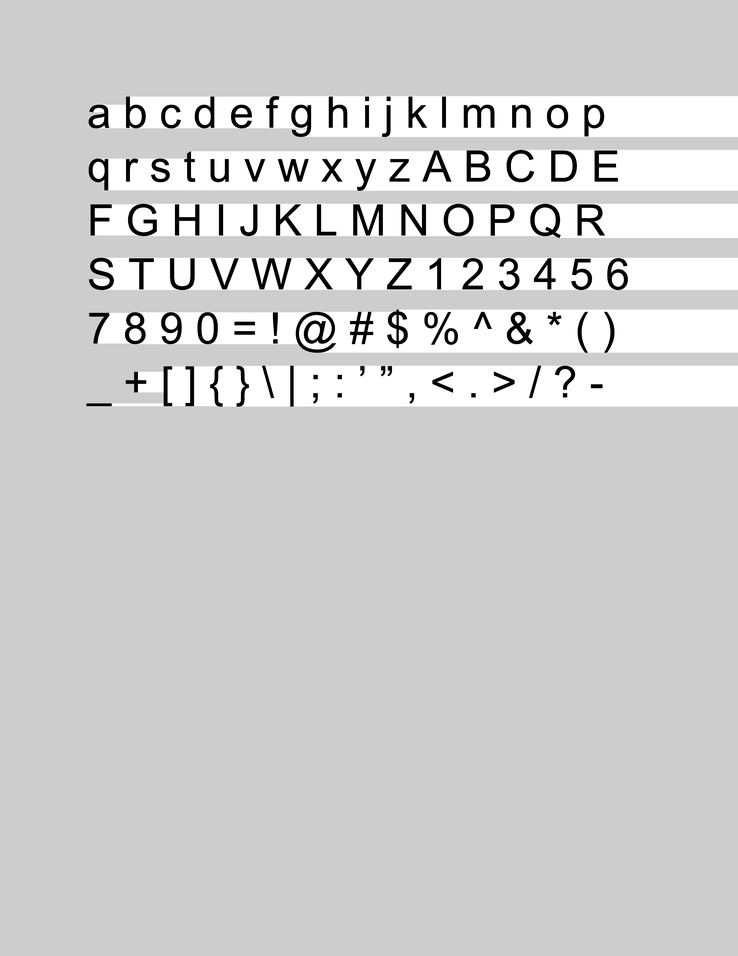
#> input picture test_rowfind.png, 738 x 956 px, shrunk from 5100 x 6600 before the run
$ python photochop.py test_rowfind.png   (older library calls are emulated)
#> lines starting #> are read from the running program, lines starting #| are printed output that depends on the picture; after the words box and inside, x2 and y2 are one past the last pixel; in counts of white or black regions, pixels touching at a corner belong together
#! /usr/bin/env python

# a tool that chops a photo into like-pixel groups
# @author: patrick kage

# this program makes some assumptions about the input file
# 1. the text is arranged in rows
# 2. the text is in a single column layout

from scipy import misc, stats, ndimage
import numpy as np
import os, uuid, time, sys, math
from multiprocessing import Pool, cpu_count
from functools import partial
from copy import deepcopy


class Photochopper:
	def __init__(self, orig_image, threshold):
		# load the image in from a file
#> called with orig_image = 'test_rowfind.png', threshold = 150
		self.original = misc.imread(orig_image, flatten=True);
#> self.original: shape (956, 738) float32; min 0, max 255, mean 207.3
		print("original shape = " + str(self.original.shape));
#| original shape = (956, 738)

		# create an array of zeroes to store which pixels we've already hit
		self.hits = np.zeros(self.original.shape);

		# create an array that'll hold the groups we've already identified
		self.groups = [];

		# set the threshold
		self.threshold = threshold;

		# process diacritics
		self.diacritics_enabled = True;

		# auto-align document
		self.auto_align = False;

		# allow diagonals
		self.diagonal_connections = False;

		# multiprocessing enabled
		self.multiprocessing_enabled = True;

		# set row despeckle size
		self.row_despeckle_size = 3;

		# set minimum group size
		self.minimum_group_size = 5;

		# enable despeckling
		self.despeckle_enabled = False;

		# enable supercontrasting
		self.supercontrasting_enabled = False;

		# min groups per row
		self.min_groups_per_row = 5;

		# enable pre-smoothing
		self.pre_smooth = False;

		# smoothing passes
		self.smoothing = 1;

		# set the threadcount
		try:
			self.threadcount = cpu_count();
		except NotImplementedError:
			self.threadcount = 8;
			print('cpu_count() is not implemented on this system.');

	def set_max_threads(self, threads):
		self.threadcount = threads;

	def set_threshold(self, val):
		self.threshold = val;

	def enable_diagonals(self, val):
		self.diacritics_enabled = val;

	def enable_diacritics(self, val):
		self.diacritics_enabled = val;

	def enable_auto_align(self, val):
		self.auto_align = val;

	def enable_multiprocessing(self, val):
		self.multiprocessing_enabled = val;

	def set_row_despeckle_size(self, val):
		self.row_despeckle_size = val;

	def set_minimum_group_size(self, val):
		self.minimum_group_size = val;

	def enable_supercontrasting(self, val):
		self.supercontrasting_enabled = val;

	def enable_despeckling(self, val):
		self.despeckle_enabled = val;

	def set_min_groups_per_row(self, val):
		self.min_groups_per_row = val;

	def enable_pre_smoothing(self, val):
		self.pre_smooth = val;

	def set_smoothing_passes(self, val):
		self.smoothing = val;

	def process(self):

		# despeckle if enabled
		if self.despeckle_enabled:
			print("despeckling...");
			self.__fast_despeckle();

		# autoalign if enabled
		if self.auto_align:
			self.__auto_align_document();

		# pre smooth if enabled
		if self.pre_smooth:
			print("pre-smoothing...");
			self.original = self.__smooth_group(self.original);


		# supercontrast if enabled
		if self.supercontrasting_enabled:
			print("supercontrasting...");
			self.__supercontrast();


                # save an image
		misc.imsave('test_post_pre_processed.png', self.original);

		print('extracting characters...');

		# invert the image - makes rowfinding work properly
		for y in range(self.original.shape[0]):
			for x in range(self.original.shape[1]):
				self.original[y][x] = not self.original[y][x];
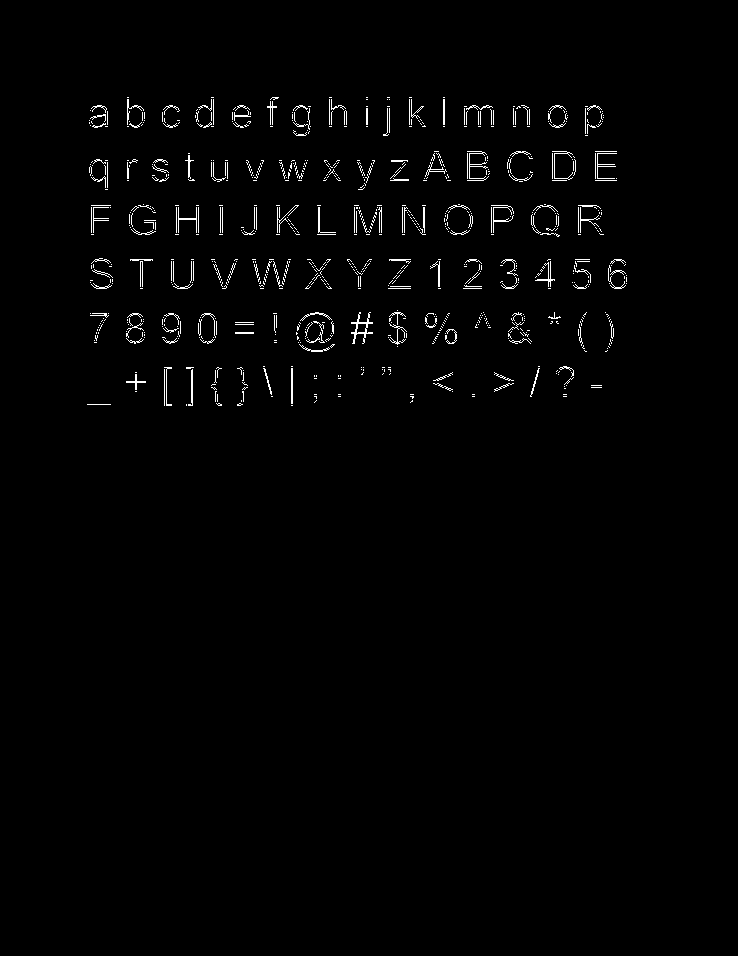
#> self.original: shape (956, 738) float32; values 0 (black) and 1 (white), 1.3% white in thin lines or dots, all inside (x1, y1, x2, y2) = (87, 97, 627, 406)

		# label the original image - each group has a unique label
		lbls, nlbls = ndimage.measurements.label(self.original);
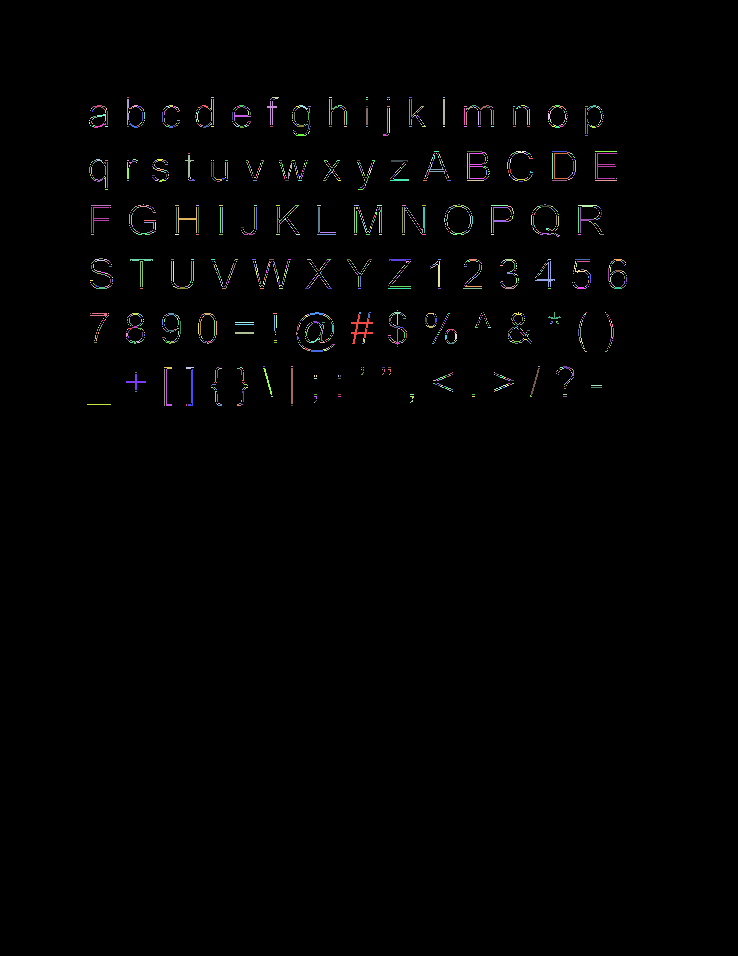
#> lbls: shape (956, 738) int32; 2473 distinct labels, from 0 to 2472; one colour per label, 0 black
#> nlbls = 2472

		print('\tnumber of characters:' + str(nlbls));
#| 	number of characters:2472
		print('\tcreating groups...');


		# collect the points from each label
		seen = {};
		for y in range(lbls.shape[0]):
			for x in range(lbls.shape[1]):
				curr = lbls[y][x];
				if not curr in seen:
					seen[curr] = [];
				seen[curr].append((y,x));
#> after the loop, seen = 2473 items

		# dump an image representation of the tagged file
		# misc.imsave("test2.png", np.multiply(lbls, 255.0/float(nlbls)));


		# convert the points we collected earlier into sparse array objects for
		# more complex processing
		print('\tprocessing groups');
		groups = [];
		for key in seen:
			#sys.stdout.write(str(key) + " ");
			groups.append(_SparseArray());
			groups[-1].arr = seen[key];
#> after the loop, groups = 2473 items
		print('\tprocessed groups');
		groups = groups[1:];
#> groups = 2472 items


		# create a array to store the number of characters in each row
		row_flags = np.zeros([self.original.shape[0]]);
#> row_flags = 956 values from 0 to 0

		# determine the number of groups a particular y-value intersects
		for group in groups:
			bpoints = group.get_shape();
			#print(bpoints);
			for i in range(bpoints[0], bpoints[2]):
				row_flags[i] += 1;
#> this loop made 2472 passes
#> bpoints on passes 1 to 3: (97, 127, 97, 128), (97, 211, 97, 213), (97, 272, 98, 278)
#> after the loop, row_flags = 956 values, max 41 at index 116, min 0 at index 0, mean 3.27


		# generate row definitions from the flags we collected earlier
		rows = []; curr = False; start = 0;
		for i in range(0, len(row_flags)):
			if not curr and row_flags[i] > self.min_groups_per_row:
				curr = True;
				start = i;
			elif curr and row_flags[i] <= self.min_groups_per_row:
				rows.append((start, i));
				curr = False;
#> this loop made 956 passes
#> curr on passes 100, 128, 154, 179, 180, 181, 208, 233, 260, 261, 262, 287: True, False, True, False, True, False, True, False, True, False, True, False
#> after the loop, curr = False; rows = [(99, 127), (153, 178), (179, 180), (207, 232), (259, 260), (261, 286), (287, 288), (313, 343), (369, 401), (404, 405)]; start = 404
			#sys.stdout.write(str(int(row_flags[i])) + " ");

		# dump the rows we found onto stdout
		# print('\n\nrows:');
		# for row in rows:
		# 	sys.stdout.write(str(row) + " ");


		# what the print says
		print('\ngenerating group lists from regions...');

		# preinitializing the regions
		regions = {};
		for i in range(0, len(rows)):
			regions[i] = [];
#> this loop made 10 passes
#> after the loop, regions = 10 items

		# figuring out which groups fit into which regions
		for grp in groups:
			bpoints = grp.get_shape();
			#sys.stdout.write(str(bpoints) + " ");
			cset = set(range(bpoints[0], bpoints[2]));
			for i in range(0, len(rows)):
				row = rows[i];
				# if the group intersects the row and the group is over the minimum size then append it to
				# the region currently being analysed
				if cset.intersection(set(range(row[0], row[1]))) and grp.size() > self.minimum_group_size:
					regions[i].append(grp);

		# sort groups
		print('sorting groups within regions...');
		for key in regions:
			# sort by lowest x-value
			#print('groups in region ' + str(key) + ': ' + str(len(regions[key])))
			regions[key] = sorted(regions[key], key=lambda g: g.get_shape()[1]);
#> this loop made 10 passes

		print('combining diacritics...');

		# combine diacritics
		final = [];
		final_regions = {}
		for key in regions:
			final_regions[key] = [];
			addedMultipart = False;
			for i in range(0, len(regions[key]) - 1):
				if addedMultipart:
					addedMultipart = False;
					continue;

				# black magic
				r1 = regions[key][i].get_shape();
				r2 = regions[key][i + 1].get_shape();
				max_distance = float((r1[3] - r1[1]) + (r2[3] - r2[1]));
				distance = float(max(r1[3], r2[3]) - min(r1[1], r2[1]));
				r1 = set(range(r1[1], r1[3]));
				r2 = set(range(r2[1], r2[3]));

				#print('distance: ' + str(distance) + '\tmax_distance: ' + str(max_distance) + '\tscore: ' + str(distance/max_distance));
				#  and (distance/max_distance) < .85
				if len(r1.intersection(r2)) > 0:
					group = _SparseArray();
					group.integrate(regions[key][i]);
					group.integrate(regions[key][i + 1]);
					final_regions[key].append(group)
					final.append(group.export());
					addedMultipart = True;
				else:
					final_regions[key].append(regions[key][i]);
					final.append(regions[key][i].export());
			if not addedMultipart:
				final.append(regions[key][-1].export());
				final_regions[key].append(regions[key][-1]);


		# do a quick spacing pass
		import csv

		with open('spacingflags.csv', 'w') as f:
			writer = csv.writer(f, delimiter=',', quotechar='|', quoting=csv.QUOTE_MINIMAL);
			for key in final_regions:
				out = [];
				for i in range(0, len(final_regions[key]) - 1):
					r1 = final_regions[key][i].get_shape();
					r2 = final_regions[key][i + 1].get_shape();
					out.append(r2[1] - r1[3]);
				writer.writerow(out);


		print('done combining.\nexporting...');
		self.groups = final;
		self.final_regions = final_regions;
		print('primed for export');

		# dumping data into a csv


		with open('rowflags.csv', 'w') as f:
			writer = csv.writer(f, delimiter=' ', quotechar='|', quoting=csv.QUOTE_MINIMAL);
			for row in row_flags:
				writer.writerow([int(row)]);

		return;


	def process_words(self):
		print('processing word groups...');
		final = {};

		for key in self.final_regions:
                        # do a pass to get all the spacing data
			spacing = [];
			for i in range(0, len(self.final_regions[key]) - 1):
                                # keep track of the distance between groups
				r1 = self.final_regions[key][i].get_shape();
				r2 = self.final_regions[key][i + 1].get_shape();
				spacing.append(r2[1] - r1[3]);

                        # get q1 and q3
			q3, q1 = np.percentile(spacing, [75 ,25]);
                        # outlier qualifier
			threshold = 3 * (q3 - q1)

			final[key] = [];
			current = [];
			for i in range(0, len(self.final_regions[key]) - 1):
				r1 = self.final_regions[key][i].get_shape();
				r2 = self.final_regions[key][i + 1].get_shape();

				current.append(self.__make_square(self.final_regions[key][i].export()));
				if r2[1] - r1[3] > q3 + threshold:
					final[key].append(deepcopy(current));
					current = [];
			current.append(self.__make_square(self.final_regions[key][-1].export()));
			final[key].append(deepcopy(current));
#> this loop made 1 pass

		self.words = final;

	# [19 lines left out: function dump_words, not called in this run]


	def __make_square(self, grp):
		# figure out the final size of the matrix and fill it with zeroes
		final_orig = max(grp.shape[0], grp.shape[1]);
		final_size = float(final_orig if (final_orig % 2) == 0 else final_orig + 1);
#> (the run stopped early here; a loop or call above may not have finished)
